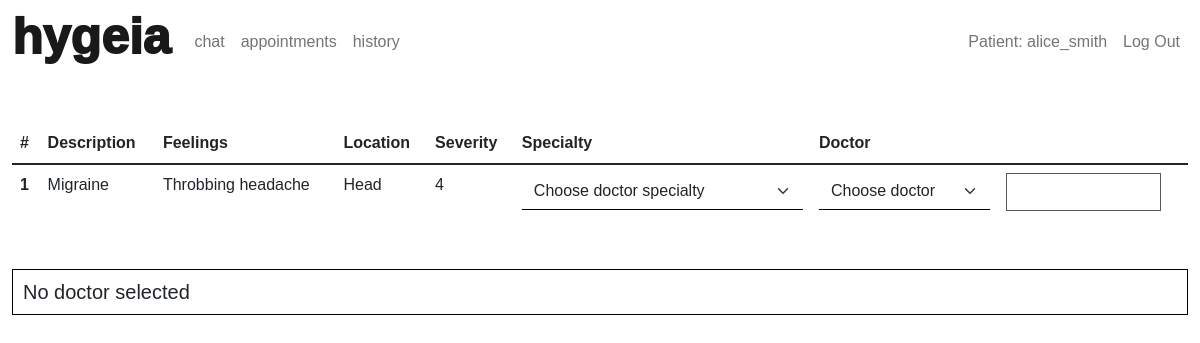
The page /appointments (signed in) on the database its author committed.
### app/models.py (models this page shows, shortened)
class Case(db.Model):
    id = db.Column(db.Integer, primary_key=True)
    description = db.Column(db.String(500))
    feelings = db.Column(db.String(200))
    location = db.Column(db.String(200))
    severity = db.Column(db.String(200))
    handled = db.Column(db.Boolean)
    patient_id = db.Column(db.Integer, db.ForeignKey('patient.id'))
    patient = db.relationship('Patient')

### app/routes.py (the view, shortened to what this page needs)
@app.route("/appointments", methods=["GET", "POST"])
@login_required
def appointments():
    form = Appointment()
    specialties = Specialty.query.all()
    patient_id = session["user_id"]
    cases = Case.query.filter_by(patient_id=patient_id, handled=False).all()
    doctors = []
    if "appointment" not in session:
        session["appointment"] = {}
    appointment = session["appointment"]
    return render_template(
        "appointments.html",
        user=session["name"],
        cases=cases,
        form=form,
        specialties=specialties,
        doctors=doctors,
    )

### app/forms.py
class Appointment(FlaskForm):
    specialty = QuerySelectField(
        "Specialty",
        query_factory=get_specialties,
        get_label="specialty",
        allow_blank=True,
        blank_text="--select specialty--",
    )
    availabledoctors = QuerySelectField(
        "Doctors",
        query_factory=get_specialties,
        get_label="doctor",
        allow_blank=True,
        blank_text="--select doctor--",
    )

### app/helpers.py (called while the page is built)
def login_required(f):
    @wraps(f)
    def decorated_function(*args, **kwargs):
        if session.get("name") is None:
            return redirect(url_for('index', next=request.url))
        return f(*args, **kwargs)
    return decorated_function

### app/templates/appointments.html (shortened to what this page needs)
{% extends "layout.html" %}
{% block main %}
<table class="table">
    <thead>
      <tr>
        <th scope="col">#</th>
        <th scope="col">Description</th>
        <th scope="col">Feelings</th>
        <th scope="col">Location</th>
        <th scope="col">Severity</th>
        <th scope="col">Specialty</th>
        <th scope="col">Doctor</th>
        <th scope="col"></th>
      </tr>
    </thead>
    <tbody>
        {% for case in cases %}
        <tr id="case-id_{{case.id}}">
            <th scope="row">{{loop.index}}</th>
            <td>{{case.description}}</td>
            <td>{{case.feelings}}</td>
            <td>{{case.location}}</td>
            <td>{{case.severity}}</td>
            <td>
                <select class="form-select" name="specialty" id="specialty_{{loop.index}}" required="">
                    <option selected="" disabled="" value="">Choose doctor specialty</option>
                </select>
            </td>
            <td>
                <select class="form-select" name="doctor" id="doctor_{{loop.index}}" required="">
                    <option selected="" disabled="" value="">Choose doctor</option>
                </select>
            </td>
            <td id="bookButton_{{loop.index}}">
                <button class="btn btn-primary" type="submit" disabled>Book appointment</button>
            </td>
        </tr>
        {% endfor %}
    </tbody>
  </table>
  <h3 id="doctorSelected">No doctor selected</h3>
{% endblock %}

### app/static/css/style.css (style rules this page uses)
:root { --black: #000000; --hight-light-color: rgba(255, 255, 255, 0.7); --color: rgb(0, 255, 170); --border-width: 1px; }
* { font-family: "Nunito Sans", sans-serif; }
.btn, .btn-primary { background: none; border-width: var(--border-width); border-color: var(--black); border-radius: 0px; color: var(--black); }
.btn.btn-primary:focus, .btn-check:checked+.btn-outline-primary, .btn-check:hover+.btn-outline-primary, .btn-primary:checked, .btn-primary:hover, .btn-primary:disabled, .btn-primary:focus, .btn-check:focus, .btn-outline-primary:focus { background-color: var(--black); border-width: var(--border-width); border-color: var(--black); outline: none !important; box-shadow: none; }
.btn-primary:disabled { background-color: transparent; }
.form-select, .form-select:active, .form-select:focus, .form-control, .form-control:active, .form-control:focus, .form-control:checked { border-radius: 0px; box-shadow: none; border-width: 0 0 var(--border-width); border-color: var(--black); background-color: transparent; }
td, th { border-style: none; }
#doctorSelected { margin: 50px 0 35px 0; padding: 10px 10px 10px 10px; font-weight: 100; font-size: 20px; border: 1px solid var(--black); }

### rows shown on the page
Case: description "Migraine", feelings "Throbbing headache", location "Head", severity "4"

### other values the page prints
{{ session["user_type"] }} "Patient"
{{ session["name"] }} "alice_smith"
